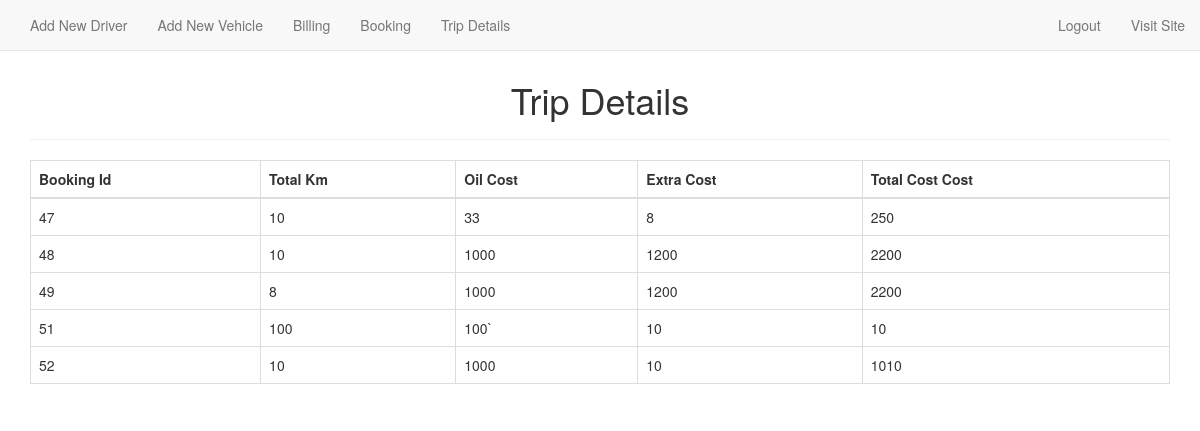
The app's page /trip_details.php with its own data.
### tables this page shows
CREATE TABLE `tripcost` (
  `id` int(11) NOT NULL,
  `booking_id` varchar(50) NOT NULL,
  `username` varchar(100) NOT NULL,
  `total_km` varchar(11) NOT NULL,
  `oil_cost` varchar(11) NOT NULL,
  `extra_cost` varchar(11) NOT NULL,
  `total_cost` varchar(11) NOT NULL,
  `paid` int(11) NOT NULL
);

### trip_details.php (the view, shortened to what this page needs)
<?php
     $connection= mysqli_connect('localhost','root','','vehicle_management');
    $select_query="SELECT * FROM `tripcost`";
    $result= mysqli_query($connection,$select_query);
?>
<!DOCTYPE html>
<html lang="en">
<head>
    <link href="http://maxcdn.bootstrapcdn.com/bootstrap/3.2.0/css/bootstrap.min.css" rel="stylesheet">
    <link rel="stylesheet" type="text/css" href="./slick/slick.css">
    <link rel="stylesheet" type="text/css" href="./slick/slick-theme.css">
    <link rel="stylesheet" href="https://maxcdn.bootstrapcdn.com/bootstrap/3.3.7/css/bootstrap.min.css">
    <link rel="stylesheet" href="animate.css">
    <link rel="stylesheet" href="style.css">
</head>
<body>
    <?php include 'navbar_admin.php'; ?>
    <br><br>
    <div class="container">
        <div class="row">
            <div class="col-md-12">
                <div class="page-header">
                    <h1 style="text-align: center;">Trip Details</h1>
                </div>
                <table id="myTable" class="table table-bordered animated rubberBand">
                    <thead>
                        <th>Booking Id</th>
                        <th>Total Km</th>
                        <th>Oil Cost</th>
                        <th>Extra Cost</th>
                        <th>Total Cost Cost</th>
                    </thead>
                    <tbody>
                        <?php while($row=mysqli_fetch_assoc($result)){ ?>
                        <tr>
                            <td><?php echo $row['booking_id']; ?></td>
                            <td><?php echo $row['total_km']; ?></td>
                            <td><?php echo $row['oil_cost']; ?></td>
                            <td><?php echo $row['extra_cost']; ?></td>
                            <td><?php echo $row['total_cost']; ?></td>
                        </tr>
                        <?php } ?>
                    </tbody>
                </table>
            </div>
        </div>
    </div>
</body>
</html>

### records on screen
tripcost: booking "47", total_km "10", oil_cost "33", extra_cost "8", total_cost "250"
tripcost: booking "48", total_km "10", oil_cost "1000", extra_cost "1200", total_cost "2200"
tripcost: booking "49", total_km "8", oil_cost "1000", extra_cost "1200", total_cost "2200"
tripcost: booking "51", total_km "100", oil_cost "100`", extra_cost "10", total_cost "10"
tripcost: booking "52", total_km "10", oil_cost "1000", extra_cost "10", total_cost "1010"
